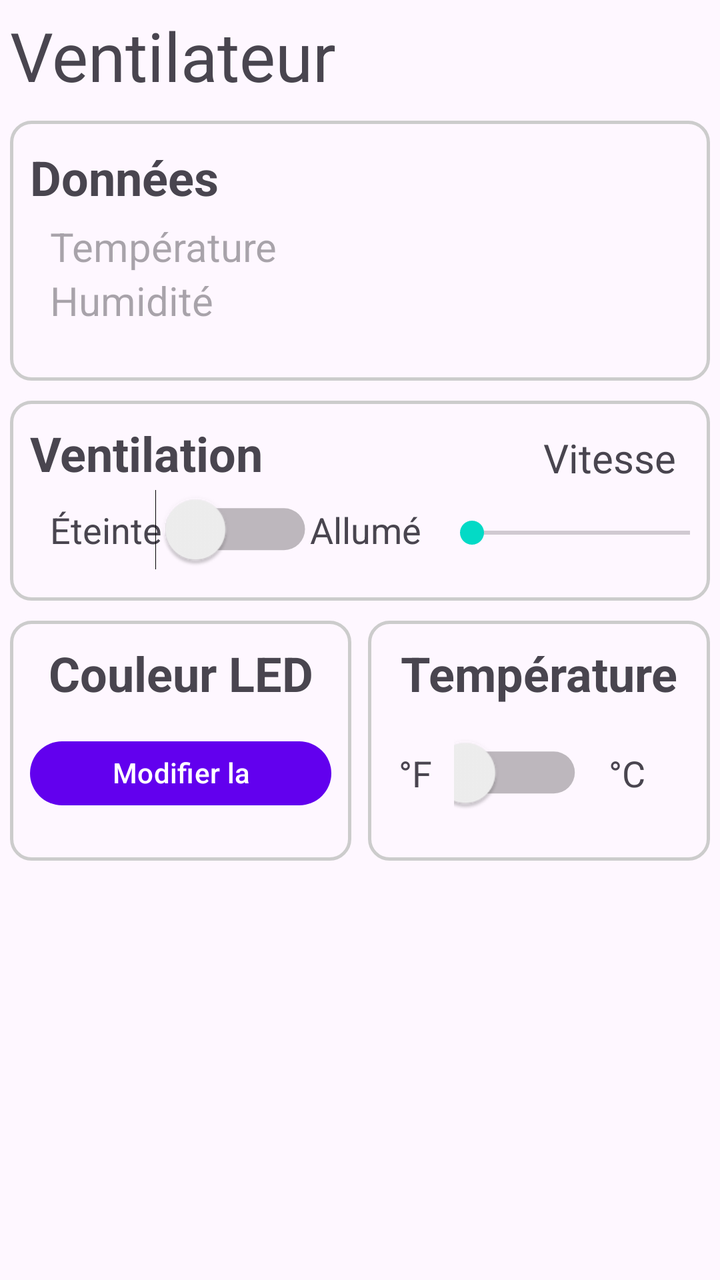
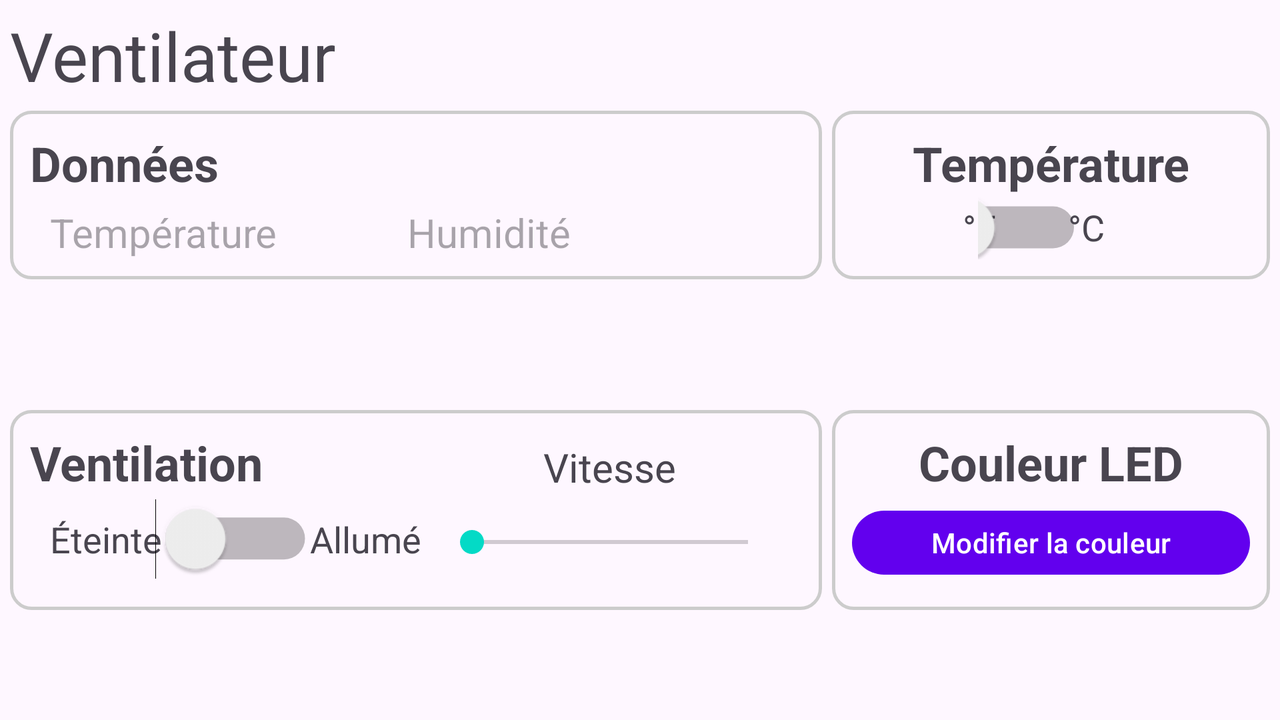

The same Android screen from two of the app's own layout files: first res/layout/ as a phone draws it, then the repository's variant for another configuration, drawn on a device whose configuration selects that folder. Both files follow.
<!-- AndroidManifest.xml: application theme Theme.ObjetConnecteApplication -->
<!-- res/layout/fragment_accueil.xml -->
<?xml version="1.0" encoding="utf-8"?>
<androidx.constraintlayout.widget.ConstraintLayout xmlns:android="http://schemas.android.com/apk/res/android"
    xmlns:app="http://schemas.android.com/apk/res-auto"
    xmlns:tools="http://schemas.android.com/tools"
    android:id="@+id/fragment_accueil"
    android:layout_width="match_parent"
    android:layout_height="match_parent">

    <TextView
        android:id="@+id/tv_titre_vue_accueil"
        android:layout_width="wrap_content"
        android:layout_height="wrap_content"
        android:layout_marginStart="5dp"
        android:layout_marginTop="5dp"
        android:text="@string/ventilateur"
        android:textSize="34sp"
        app:layout_constraintStart_toStartOf="parent"
        app:layout_constraintTop_toTopOf="parent" />

    <androidx.constraintlayout.widget.ConstraintLayout
        android:id="@+id/layout_donnees"
        android:layout_width="0dp"
        android:layout_height="130dp"
        android:layout_marginStart="5dp"
        android:layout_marginTop="10dp"
        android:layout_marginEnd="5dp"
        android:background="@drawable/customborder"
        app:layout_constraintEnd_toEndOf="parent"
        app:layout_constraintStart_toStartOf="parent"
        app:layout_constraintTop_toBottomOf="@+id/tv_titre_vue_accueil">


        <TextView
            android:id="@+id/tv_donnees"
            android:layout_width="wrap_content"
            android:layout_height="wrap_content"
            android:layout_marginTop="2dp"
            android:text="@string/donnees"
            android:textSize="24sp"
            android:textStyle="bold"
            app:layout_constraintStart_toStartOf="parent"
            app:layout_constraintTop_toTopOf="parent" />

        <ImageButton
            android:id="@+id/btn_refresh_status"
            android:layout_width="30dp"
            android:layout_height="0dp"
            android:layout_marginStart="15dp"
            android:background="@drawable/reload_icon_16891"
            android:rotation="90"
            app:layout_constraintBottom_toBottomOf="@+id/tv_donnees"
            app:layout_constraintStart_toEndOf="@+id/tv_donnees"
            app:layout_constraintTop_toTopOf="@+id/tv_donnees" />

        <TextView
            android:id="@+id/tv_temperature"
            android:layout_width="wrap_content"
            android:layout_height="wrap_content"
            android:layout_marginStart="10dp"
            android:layout_marginTop="5dp"
            android:hint="@string/temperature_titre"
            android:textSize="20sp"
            app:layout_constraintStart_toStartOf="@+id/tv_donnees"
            app:layout_constraintTop_toBottomOf="@+id/tv_donnees" />

        <TextView
            android:id="@+id/tv_humidite"
            android:layout_width="wrap_content"
            android:layout_height="wrap_content"
            android:hint="@string/humidite_titre"
            android:textSize="20sp"
            app:layout_constraintStart_toStartOf="@+id/tv_temperature"
            app:layout_constraintTop_toBottomOf="@+id/tv_temperature" />

    </androidx.constraintlayout.widget.ConstraintLayout>

    <androidx.constraintlayout.widget.ConstraintLayout
        android:id="@+id/layout_ventilation"
        android:layout_width="0dp"
        android:layout_height="100dp"
        android:layout_marginTop="10dp"
        android:background="@drawable/customborder"
        app:layout_constraintEnd_toEndOf="@+id/layout_donnees"
        app:layout_constraintStart_toStartOf="@+id/layout_donnees"
        app:layout_constraintTop_toBottomOf="@+id/layout_donnees">

        <TextView
            android:id="@+id/tv_ventilation"
            android:layout_width="wrap_content"
            android:layout_height="wrap_content"
            android:text="@string/ventilation_titre"
            android:textSize="24sp"
            android:textStyle="bold"
            app:layout_constraintStart_toStartOf="parent"
            app:layout_constraintTop_toTopOf="parent" />

        <TextView
            android:id="@+id/tv_ventilation_eteint"
            android:layout_width="wrap_content"
            android:layout_height="wrap_content"
            android:layout_marginStart="10dp"
            android:layout_marginTop="10dp"
            android:text="@string/eteinte"
            android:textSize="18sp"
            app:layout_constraintStart_toStartOf="@+id/tv_ventilation"
            app:layout_constraintTop_toBottomOf="@+id/tv_ventilation" />

        <Switch
            android:id="@+id/switch_ventilation"
            android:layout_width="0dp"
            android:layout_height="37dp"
            android:layout_marginStart="10dp"
            android:scaleX="1.5"
            android:scaleY="1.5"
            app:layout_constraintBottom_toBottomOf="@+id/tv_ventilation_eteint"
            app:layout_constraintStart_toEndOf="@+id/tv_ventilation_eteint"
            app:layout_constraintTop_toTopOf="@+id/tv_ventilation_eteint"
            tools:ignore="UseSwitchCompatOrMaterialXml" />

        <TextView
            android:id="@+id/tv_ventilation_allume"
            android:layout_width="wrap_content"
            android:layout_height="wrap_content"
            android:layout_marginStart="10dp"
            android:text="@string/allume"
            android:textSize="18sp"
            app:layout_constraintBottom_toBottomOf="@+id/tv_ventilation_eteint"
            app:layout_constraintStart_toEndOf="@+id/switch_ventilation"
            app:layout_constraintTop_toTopOf="@+id/tv_ventilation_eteint"
            app:layout_constraintVertical_bias="0.0" />

        <TextView
            android:id="@+id/tv_ventilation_vitesse"
            android:layout_width="wrap_content"
            android:layout_height="wrap_content"
            android:layout_marginStart="140dp"
            android:layout_marginTop="5dp"
            android:text="@string/vitesse_titre"
            android:textSize="20sp"
            app:layout_constraintStart_toEndOf="@+id/tv_ventilation"
            app:layout_constraintTop_toTopOf="parent" />

        <SeekBar
            android:id="@+id/seekBar_vitesse"
            android:layout_width="170dp"
            android:layout_height="wrap_content"
            android:layout_marginTop="15dp"
            app:layout_constraintEnd_toEndOf="@+id/tv_ventilation_vitesse"
            app:layout_constraintStart_toStartOf="@+id/tv_ventilation_vitesse"
            app:layout_constraintTop_toBottomOf="@+id/tv_ventilation_vitesse" />

    </androidx.constraintlayout.widget.ConstraintLayout>

    <LinearLayout
        android:id="@+id/ll_led_temp"
        android:layout_width="0dp"
        android:layout_height="120dp"
        android:layout_marginTop="10dp"
        android:orientation="horizontal"
        app:layout_constraintEnd_toEndOf="@+id/layout_ventilation"
        app:layout_constraintStart_toStartOf="@+id/layout_ventilation"
        app:layout_constraintTop_toBottomOf="@+id/layout_ventilation">

        <androidx.constraintlayout.widget.ConstraintLayout
            android:id="@+id/layout_led"
            android:layout_width="0dp"
            android:layout_height="match_parent"
            android:layout_weight="1"
            android:background="@drawable/customborder">

            <TextView
                android:id="@+id/tv_couleur_led"
                android:layout_width="0dp"
                android:layout_height="wrap_content"
                android:gravity="center"
                android:text="@string/couleur_led_titre"
                android:textSize="24sp"
                android:textStyle="bold"
                app:layout_constraintEnd_toEndOf="parent"
                app:layout_constraintStart_toStartOf="parent"
                app:layout_constraintTop_toTopOf="parent" />

            <Button
                android:id="@+id/btn_modifier_couleur"
                android:layout_width="0dp"
                android:layout_height="40dp"
                android:text="@string/modifier_la_couleur"
                app:layout_constraintBottom_toBottomOf="parent"
                app:layout_constraintEnd_toEndOf="@+id/tv_couleur_led"
                app:layout_constraintStart_toStartOf="@+id/tv_couleur_led"
                app:layout_constraintTop_toBottomOf="@+id/tv_couleur_led" />
        </androidx.constraintlayout.widget.ConstraintLayout>

        <Space
            android:layout_width="wrap_content"
            android:layout_height="wrap_content"
            android:layout_weight="0.05" />

        <androidx.constraintlayout.widget.ConstraintLayout
            android:id="@+id/layout_temperature"
            android:layout_width="0dp"
            android:layout_height="match_parent"
            android:layout_weight="1"
            android:background="@drawable/customborder">

            <TextView
                android:id="@+id/tv_temperature_titre"
                android:layout_width="0dp"
                android:layout_height="wrap_content"
                android:gravity="center"
                android:text="@string/temp_rature_titre"
                android:textSize="24sp"
                android:textStyle="bold"
                app:layout_constraintEnd_toEndOf="parent"
                app:layout_constraintStart_toStartOf="parent"
                app:layout_constraintTop_toTopOf="parent" />

            <LinearLayout
                android:layout_width="0dp"
                android:layout_height="0dp"
                android:orientation="horizontal"
                app:layout_constraintBottom_toBottomOf="parent"
                app:layout_constraintEnd_toEndOf="@+id/tv_temperature_titre"
                app:layout_constraintStart_toStartOf="@+id/tv_temperature_titre"
                app:layout_constraintTop_toBottomOf="@+id/tv_temperature_titre">

                <TextView
                    android:id="@+id/tv_temperature_type_f"
                    android:layout_width="0dp"
                    android:layout_height="match_parent"
                    android:layout_weight="1"
                    android:gravity="center|right"
                    android:text="@string/temperature_type_f"
                    android:textSize="18sp" />

                <Space
                    android:layout_width="wrap_content"
                    android:layout_height="wrap_content"
                    android:layout_weight="1" />

                <Switch
                    android:id="@+id/switch_temperature_type"
                    android:layout_width="0dp"
                    android:layout_height="match_parent"
                    android:layout_weight="2"
                    android:scaleX="1.5"
                    android:scaleY="1.5"
                    tools:ignore="UseSwitchCompatOrMaterialXml" />

                <Space
                    android:layout_width="wrap_content"
                    android:layout_height="wrap_content"
                    android:layout_weight="1" />

                <TextView
                    android:id="@+id/tv_temperature_type_c"
                    android:layout_width="wrap_content"
                    android:layout_height="match_parent"
                    android:layout_weight="1"
                    android:gravity="center|left"
                    android:text="@string/temperature_type_c"
                    android:textSize="18sp" />
            </LinearLayout>

        </androidx.constraintlayout.widget.ConstraintLayout>

    </LinearLayout>

</androidx.constraintlayout.widget.ConstraintLayout>
<!-- resources referenced by this layout -->
<resources>
  <!-- drawable customborder (drawable) -->
  <?xml version="1.0" encoding="UTF-8"?>
  <shape xmlns:android="http://schemas.android.com/apk/res/android" android:shape="rectangle">
      <corners android:radius="10dp"/>
      <padding android:left="10dp" android:right="10dp" android:top="10dp" android:bottom="10dp"/>
      <stroke android:width="1.5dp" android:color="#CCCCCC"/>
  </shape>
  <string name="allume">Allumé</string>
  <string name="couleur_led_titre">Couleur LED</string>
  <string name="donnees">Données</string>
  <string name="eteinte">Éteinte</string>
  <string name="humidite_titre">Humidité</string>
  <string name="modifier_la_couleur">Modifier la couleur</string>
  <string name="temp_rature_titre">Température</string>
  <string name="temperature_titre">Température</string>
  <string name="temperature_type_c">°C</string>
  <string name="temperature_type_f">°F</string>
  <string name="ventilateur">Ventilateur</string>
  <string name="ventilation_titre">Ventilation</string>
  <string name="vitesse_titre">Vitesse</string>
  <style name="Theme.ObjetConnecteApplication" parent="Base.Theme.ObjetConnecteApplication" />
  <style name="Base.Theme.ObjetConnecteApplication" parent="Theme.Material3.DayNight.NoActionBar">
          
          <item name="colorPrimary">@color/colorPrimary</item> 
          <item name="colorOnPrimary">@color/colorOnPrimary</item> 
  
          <item name="colorSecondary">@color/colorSecondary</item> 
          <item name="colorOnSecondary">@color/colorOnSecondary</item> 
  
          
          <item name="buttonStyle">@style/ButtonStyle</item>
      </style>
  <color name="colorPrimary">#6200EE</color>
  <color name="colorOnPrimary">#FFFFFF</color>
  <color name="colorSecondary">#03DAC6</color>
  <color name="colorOnSecondary">#000000</color>
  <style name="ButtonStyle">
          <item name="android:backgroundTint">@color/colorButtonBackground</item>
          <item name="android:textColor">@color/colorButtonText</item>
      </style>
  <color name="colorButtonBackground">#FF6200</color>
  <color name="colorButtonText">#FFFFFF</color>
</resources>
<!-- res/layout-land/fragment_accueil.xml (the repository's variant of the layout above) -->
<!-- drawn on the phone turned sideways -->
<?xml version="1.0" encoding="utf-8"?>
<androidx.constraintlayout.widget.ConstraintLayout xmlns:android="http://schemas.android.com/apk/res/android"
    xmlns:app="http://schemas.android.com/apk/res-auto"
    xmlns:tools="http://schemas.android.com/tools"
    android:id="@+id/fragment_accueil"
    android:layout_width="match_parent"
    android:layout_height="match_parent">

    <TextView
        android:id="@+id/tv_titre_vue_accueil"
        android:layout_width="wrap_content"
        android:layout_height="wrap_content"
        android:layout_marginStart="5dp"
        android:layout_marginTop="5dp"
        android:text="@string/ventilateur"
        android:textSize="34sp"
        app:layout_constraintStart_toStartOf="parent"
        app:layout_constraintTop_toTopOf="parent" />

    <androidx.constraintlayout.widget.ConstraintLayout
        android:id="@+id/layout_temperature"
        android:layout_width="0dp"
        android:layout_height="0dp"
        android:layout_marginStart="5dp"
        android:layout_marginEnd="5dp"
        android:layout_weight="1"
        android:background="@drawable/customborder"
        app:layout_constraintBottom_toBottomOf="@+id/layout_donnees"
        app:layout_constraintEnd_toEndOf="parent"
        app:layout_constraintStart_toEndOf="@+id/layout_donnees"
        app:layout_constraintTop_toTopOf="@+id/layout_donnees">

        <TextView
            android:id="@+id/tv_temperature_titre"
            android:layout_width="0dp"
            android:layout_height="wrap_content"
            android:gravity="center"
            android:text="@string/temp_rature_titre"
            android:textSize="24sp"
            android:textStyle="bold"
            app:layout_constraintEnd_toEndOf="parent"
            app:layout_constraintStart_toStartOf="parent"
            app:layout_constraintTop_toTopOf="parent" />

        <LinearLayout
            android:layout_width="0dp"
            android:layout_height="0dp"
            android:orientation="horizontal"
            app:layout_constraintBottom_toBottomOf="parent"
            app:layout_constraintEnd_toEndOf="@+id/tv_temperature_titre"
            app:layout_constraintStart_toStartOf="@+id/tv_temperature_titre"
            app:layout_constraintTop_toBottomOf="@+id/tv_temperature_titre">

            <TextView
                android:id="@+id/tv_temperature_type_f"
                android:layout_width="0dp"
                android:layout_height="match_parent"
                android:layout_weight="1"
                android:gravity="center|right"
                android:text="@string/temperature_type_f"
                android:textSize="18sp" />

            <Switch
                android:id="@+id/switch_temperature_type"
                android:layout_width="0dp"
                android:layout_height="match_parent"
                android:layout_weight="0.5"
                android:scaleX="1.5"
                android:scaleY="1.5"
                tools:ignore="UseSwitchCompatOrMaterialXml" />

            <TextView
                android:id="@+id/tv_temperature_type_c"
                android:layout_width="wrap_content"
                android:layout_height="match_parent"
                android:layout_weight="1"
                android:gravity="center|left"
                android:text="@string/temperature_type_c"
                android:textSize="18sp" />
        </LinearLayout>

    </androidx.constraintlayout.widget.ConstraintLayout>

    <androidx.constraintlayout.widget.ConstraintLayout
        android:id="@+id/layout_led"
        android:layout_width="0dp"
        android:layout_height="0dp"
        android:layout_weight="1"
        android:background="@drawable/customborder"
        app:layout_constraintBottom_toBottomOf="@+id/layout_ventilation"
        app:layout_constraintEnd_toEndOf="@+id/layout_temperature"
        app:layout_constraintStart_toStartOf="@+id/layout_temperature"
        app:layout_constraintTop_toTopOf="@+id/layout_ventilation">

        <TextView
            android:id="@+id/tv_couleur_led"
            android:layout_width="0dp"
            android:layout_height="wrap_content"
            android:gravity="center"
            android:text="@string/couleur_led_titre"
            android:textSize="24sp"
            android:textStyle="bold"
            app:layout_constraintEnd_toEndOf="parent"
            app:layout_constraintStart_toStartOf="parent"
            app:layout_constraintTop_toTopOf="parent" />

        <Button
            android:id="@+id/btn_modifier_couleur"
            android:layout_width="0dp"
            android:layout_height="40dp"
            android:text="@string/modifier_la_couleur"
            app:layout_constraintBottom_toBottomOf="parent"
            app:layout_constraintEnd_toEndOf="@+id/tv_couleur_led"
            app:layout_constraintStart_toStartOf="@+id/tv_couleur_led"
            app:layout_constraintTop_toBottomOf="@+id/tv_couleur_led" />
    </androidx.constraintlayout.widget.ConstraintLayout>

    <androidx.constraintlayout.widget.ConstraintLayout
        android:id="@+id/layout_donnees"
        android:layout_width="406dp"
        android:layout_height="wrap_content"
        android:layout_marginStart="5dp"
        android:layout_marginTop="5dp"
        android:background="@drawable/customborder"
        app:layout_constraintStart_toStartOf="parent"
        app:layout_constraintTop_toBottomOf="@+id/tv_titre_vue_accueil">


        <TextView
            android:id="@+id/tv_donnees"
            android:layout_width="wrap_content"
            android:layout_height="wrap_content"
            android:text="@string/donnees"
            android:textSize="24sp"
            android:textStyle="bold"
            app:layout_constraintStart_toStartOf="parent"
            app:layout_constraintTop_toTopOf="parent" />

        <ImageButton
            android:id="@+id/btn_refresh_status"
            android:layout_width="30dp"
            android:layout_height="0dp"
            android:layout_marginStart="15dp"
            android:background="@drawable/reload_icon_16891"
            android:rotation="90"
            app:layout_constraintBottom_toBottomOf="@+id/tv_donnees"
            app:layout_constraintStart_toEndOf="@+id/tv_donnees"
            app:layout_constraintTop_toTopOf="@+id/tv_donnees" />

        <TextView
            android:id="@+id/tv_temperature"
            android:layout_width="wrap_content"
            android:layout_height="wrap_content"
            android:layout_marginStart="10dp"
            android:layout_marginTop="5dp"
            android:hint="@string/temperature_titre"
            android:textSize="20sp"
            app:layout_constraintStart_toStartOf="@+id/tv_donnees"
            app:layout_constraintTop_toBottomOf="@+id/tv_donnees" />

        <TextView
            android:id="@+id/tv_humidite"
            android:layout_width="wrap_content"
            android:layout_height="wrap_content"
            android:layout_marginStart="65dp"
            android:hint="@string/humidite_titre"
            android:textSize="20sp"
            app:layout_constraintStart_toEndOf="@+id/tv_temperature"
            app:layout_constraintTop_toTopOf="@+id/tv_temperature" />

    </androidx.constraintlayout.widget.ConstraintLayout>

    <androidx.constraintlayout.widget.ConstraintLayout
        android:id="@+id/layout_ventilation"
        android:layout_width="0dp"
        android:layout_height="100dp"
        android:layout_marginTop="10dp"
        android:background="@drawable/customborder"
        app:layout_constraintBottom_toBottomOf="parent"
        app:layout_constraintEnd_toEndOf="@+id/layout_donnees"
        app:layout_constraintStart_toStartOf="@+id/layout_donnees"
        app:layout_constraintTop_toBottomOf="@+id/layout_donnees">

        <TextView
            android:id="@+id/tv_ventilation"
            android:layout_width="wrap_content"
            android:layout_height="wrap_content"
            android:text="@string/ventilation_titre"
            android:textSize="24sp"
            android:textStyle="bold"
            app:layout_constraintStart_toStartOf="parent"
            app:layout_constraintTop_toTopOf="parent" />

        <TextView
            android:id="@+id/tv_ventilation_eteint"
            android:layout_width="wrap_content"
            android:layout_height="wrap_content"
            android:layout_marginStart="10dp"
            android:layout_marginTop="10dp"
            android:text="@string/eteinte"
            android:textSize="18sp"
            app:layout_constraintStart_toStartOf="@+id/tv_ventilation"
            app:layout_constraintTop_toBottomOf="@+id/tv_ventilation" />

        <Switch
            android:id="@+id/switch_ventilation"
            android:layout_width="0dp"
            android:layout_height="37dp"
            android:layout_marginStart="10dp"
            android:scaleX="1.5"
            android:scaleY="1.5"
            app:layout_constraintBottom_toBottomOf="@+id/tv_ventilation_eteint"
            app:layout_constraintStart_toEndOf="@+id/tv_ventilation_eteint"
            app:layout_constraintTop_toTopOf="@+id/tv_ventilation_eteint"
            tools:ignore="UseSwitchCompatOrMaterialXml" />

        <TextView
            android:id="@+id/tv_ventilation_allume"
            android:layout_width="wrap_content"
            android:layout_height="wrap_content"
            android:layout_marginStart="10dp"
            android:text="@string/allume"
            android:textSize="18sp"
            app:layout_constraintBottom_toBottomOf="@+id/tv_ventilation_eteint"
            app:layout_constraintStart_toEndOf="@+id/switch_ventilation"
            app:layout_constraintTop_toTopOf="@+id/tv_ventilation_eteint"
            app:layout_constraintVertical_bias="0.0" />

        <TextView
            android:id="@+id/tv_ventilation_vitesse"
            android:layout_width="wrap_content"
            android:layout_height="wrap_content"
            android:layout_marginStart="140dp"
            android:layout_marginTop="5dp"
            android:text="@string/vitesse_titre"
            android:textSize="20sp"
            app:layout_constraintStart_toEndOf="@+id/tv_ventilation"
            app:layout_constraintTop_toTopOf="parent" />

        <SeekBar
            android:id="@+id/seekBar_vitesse"
            android:layout_width="170dp"
            android:layout_height="wrap_content"
            android:layout_marginTop="15dp"
            app:layout_constraintEnd_toEndOf="@+id/tv_ventilation_vitesse"
            app:layout_constraintStart_toStartOf="@+id/tv_ventilation_vitesse"
            app:layout_constraintTop_toBottomOf="@+id/tv_ventilation_vitesse" />

    </androidx.constraintlayout.widget.ConstraintLayout>

</androidx.constraintlayout.widget.ConstraintLayout>
